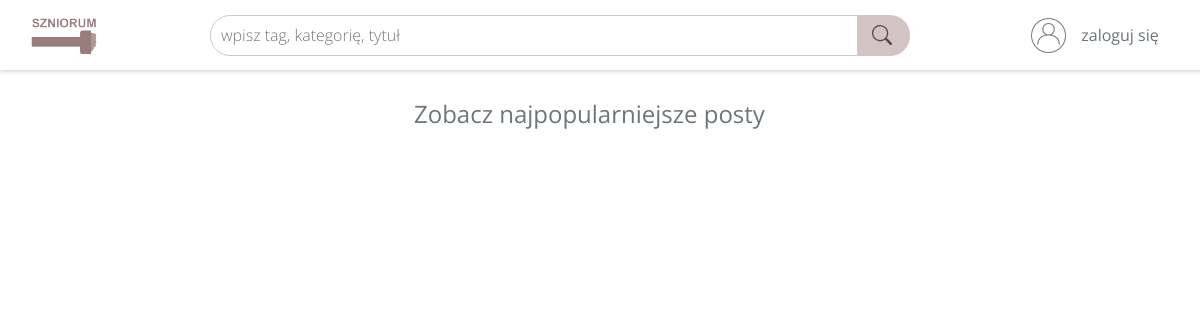
/, run on an earlier commit of the app's database.
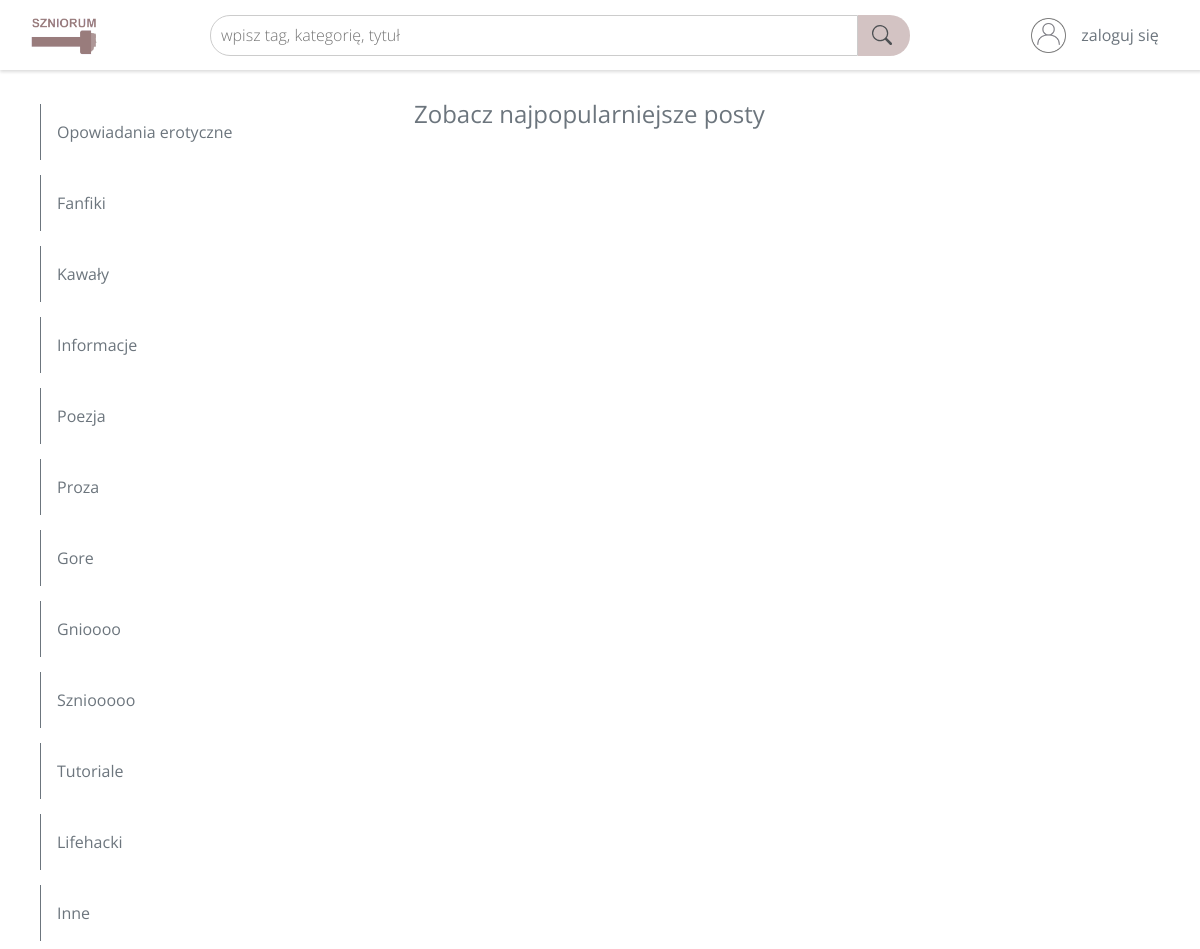
And on a later commit of the database.
### tables this page shows
CREATE TABLE IF NOT EXISTS categories (
    `id` INT NOT NULL AUTO_INCREMENT,
    `name` TEXT(50) NOT NULL UNIQUE,

    PRIMARY KEY (`id`)
);

### www/index.php (the view, shortened to what this page needs)
<?php
    try {
        $connection = connect_to_database();
    }
    catch(Exception $e) {
        die('<h1">
                <span>Nie udało się połączyć z bazą.</span>
            </h1>');
    }
?>
<!Doctype html>
<html lang="pl">
    <head>
        <link href="/bootstrap/css/bootstrap.min.css" rel="stylesheet">
        <link href="/style/clearfix.css" rel="stylesheet"/>
        <link href="/style/head.css" rel="stylesheet"/>
        <link href="/style/index.css" rel="stylesheet"/>
        <link href="/style/gridtile.css" rel="stylesheet"/>
    </head>
    <body>
        <?php
            require "./components/head.php";
        ?>
        <div class="main d-flex">
            <div class="main__categories p-2">
                <ul class="main__categoriesList d-flex flex-column mt-3">
                    <?php
                        $query = "SELECT `name` FROM categories;";
                        $result = $connection->query($query);
                        $categories = $result->fetch_all();
                        foreach($categories as $cat) {
                            echo '
                                <li class="p-3 border-start border-secondary">
                                    <a href="/search.php?c='.$cat[0].'" class="main__categoryLink link-secondary">'
                                        .$cat[0].
                                    '</a>
                                </li>
                            ';
                        }
                    ?>
                </ul>
            </div>
            <div class="main__grid p-1">
                <h1 class="mb-5">
                    <span style="margin-left: 50px" class="text-secondary fs-4">Zobacz najpopularniejsze posty</span>
                </h1>
            </div>
        </div>
    </body>
</html>

What changed in the data, as far as the page shows it:
added categories: name "Opowiadania erotyczne"
added categories: name "Fanfiki"
added categories: name "Kawały"
added categories: name "Informacje"
added categories: name "Poezja"
added categories: name "Proza"
added categories: name "Gore"
added categories: name "Gnioooo"
added categories: name "Szniooooo"
added categories: name "Tutoriale"
added categories: name "Lifehacki"
added categories: name "Inne"
